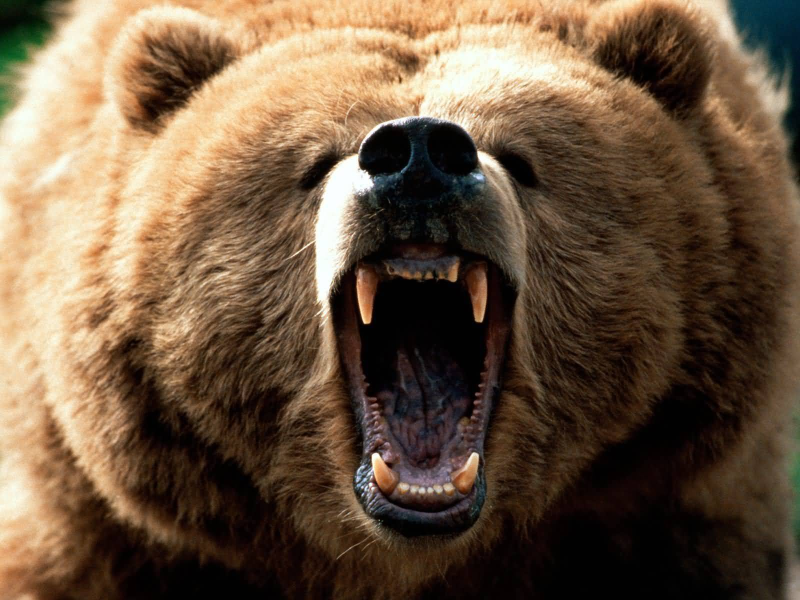
#> input picture tiger_data/testing model/Image_1.jpg, 1600 x 1200 px, found by its file name (shown at 1/2 size)
$ jupyter execute --allow-errors Other_model.ipynb
#> lines starting #> are read from the running program, lines starting #| are printed output that depends on the picture
[cell 1]
import numpy as np
import pandas as pd
import matplotlib.pyplot as plt
import os
from sklearn.preprocessing import Normalizer, normalize
from sklearn.svm import SVC
from skimage.io import imread
from skimage.color import rgb2gray
from skimage.transform import resize

[cell 2]
image = imread(r"tiger_data\train\tiger\Image_1.jpg")
#> image is the input picture: shape (1200, 1600, 3); mean R, G, B 108.9, 87.1, 65.5

[cell 3]
plt.imshow(image)

[cell 4]
from skimage.color import rgb2gray
gray_img = rgb2gray(image)
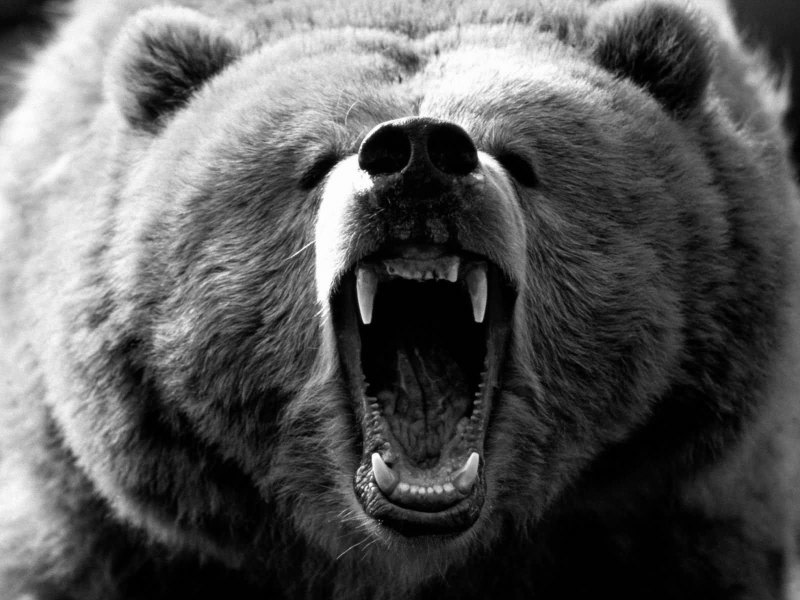
#> gray_img: shape (1200, 1600) float64 (shown at 1/2 size); min 0, max 1, mean 0.354

plt.imshow(gray_img, cmap='gray')

[cell 5]
gray_img.shape
#> Out = (1200, 1600)

[cell 6]
from skimage.transform import resize

resized_img = resize(image, (28,28))
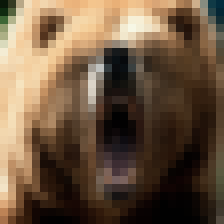
#> resized_img: shape (28, 28, 3) float64 (shown 8 times larger); mean R, G, B 0.427, 0.342, 0.257

[cell 7]
flat_img = resized_img.flatten()
#> flat_img = 2352 values, max 0.972 at index 301, min 0.00397 at index 2333, mean 0.342
flat_img.shape
#> Out = (2352,)

[cell 8]
input_dir = r"C:\Users\DELL\Desktop\my new project\tiger_data\train"
catg = ["not_tiger", "tiger"]

data = []
labels = []

#> (the rest of this cell did not finish here and is left out)

[cell 9]
gray_scale = []
for image in data:
    image = rgb2gray(image.reshape(15,15,3))
    gray_scale.append(image.flatten())
#> after the loop, gray_scale = []

[cell 10]
data_list = data
labels_list = labels

[cell 11]
import numpy as np
for i, d in enumerate(data):
    print(f"Element {i} shape: {np.shape(d)}")

[cell 12]
import numpy as np
y = np.asarray(labels)
X = np.asarray(data)

[cell 13]
from sklearn.model_selection import train_test_split
#> (the rest of this cell did not finish here and is left out)

#> (a cell that did not finish here is left out)

[cell 15]
svc = SVC()

#> (a cell that did not finish here is left out)

#> (a cell that did not finish here is left out)

#> (a cell that did not finish here is left out)

[cell 19]
from sklearn.metrics import accuracy_score, confusion_matrix, classification_report
#> (the rest of this cell did not finish here and is left out)

#> (a cell that did not finish here is left out)

#> (a cell that did not finish here is left out)

[cell 22]
import joblib
model = "another_one.pkl"

[cell 23]
path = r"C:\Users\DELL\Desktop\my new project\tiger_data\train\tiger"
images = []
#> (the rest of this cell did not finish here and is left out)

[cell 24]
X = np.array(images)

[cell 25]
from sklearn.svm import OneClassSVM
svm = OneClassSVM()

#> (a cell that did not finish here is left out)

[cell 27]
import joblib
model_2 = "one_class_classifier.pkl"
joblib.dump(svm, model_2)

[cell 28]
for i, j in enumerate(images):
    print(i , j.shape)

#> (a cell that did not finish here is left out)

[cell 30]
gray_scale = []
for image in images:
    image = rgb2gray(image.reshape(256,256,3))
    gray_scale.append(image.flatten())

$ run again, with tiger_data/testing model/Image_11.jpg copied over tiger_data/testing model/Image_1.jpg
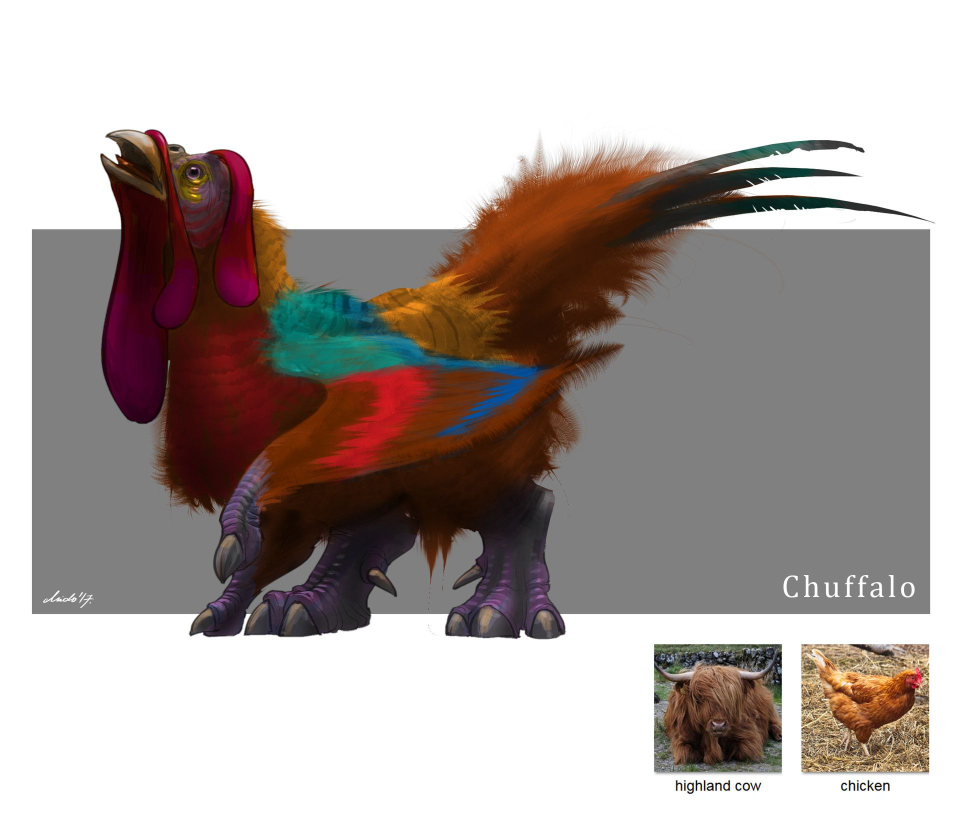
#> input picture tiger_data/testing model/Image_11.jpg, 1920 x 1641 px, found by its file name (shown at 1/2 size)
#> image is the input picture: shape (1641, 1920, 3); mean R, G, B 174.9, 165.5, 162.1
#> `gray_img = rgb2gray(image)`:
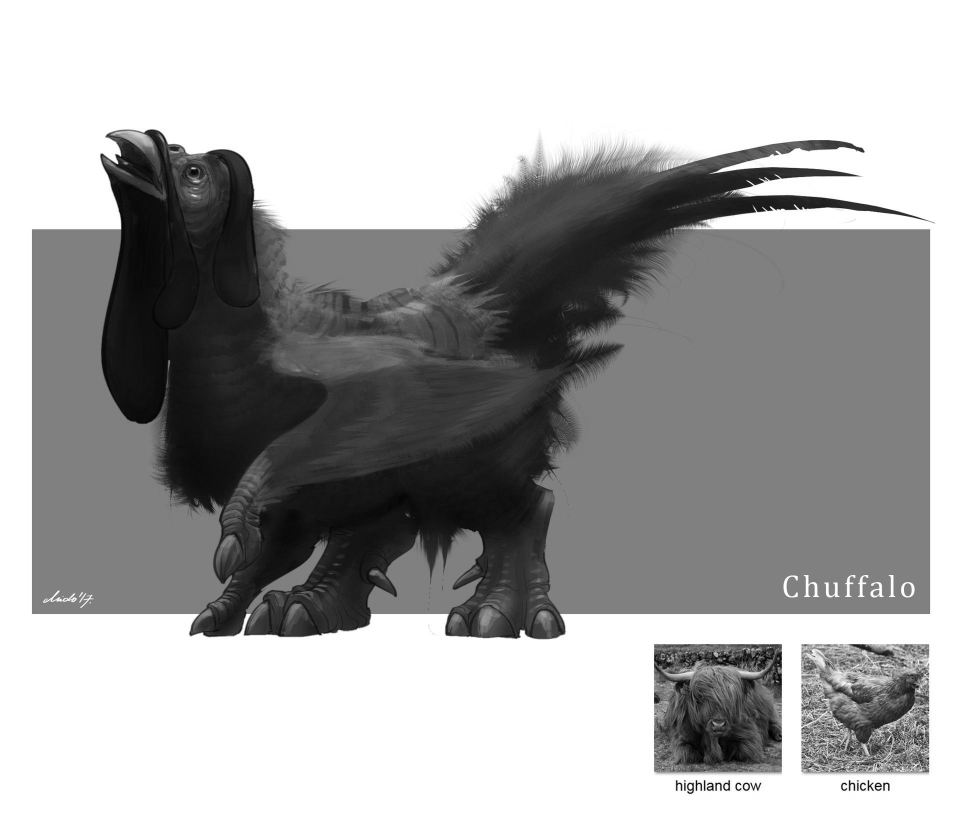
#> gray_img: shape (1641, 1920) float64 (shown at 1/2 size); min 0, max 1, mean 0.656
#> `resized_img = resize(image, (28,28))`:
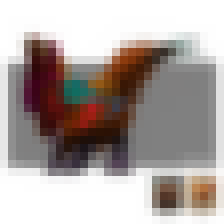
#> resized_img: shape (28, 28, 3) float64 (shown 8 times larger); mean R, G, B 0.686, 0.649, 0.636
#> flat_img = 2352 values, max 1 at index 0, min 0.0078 at index 853, mean 0.657
#> after the loop `for image in data:`: gray_scale = []
